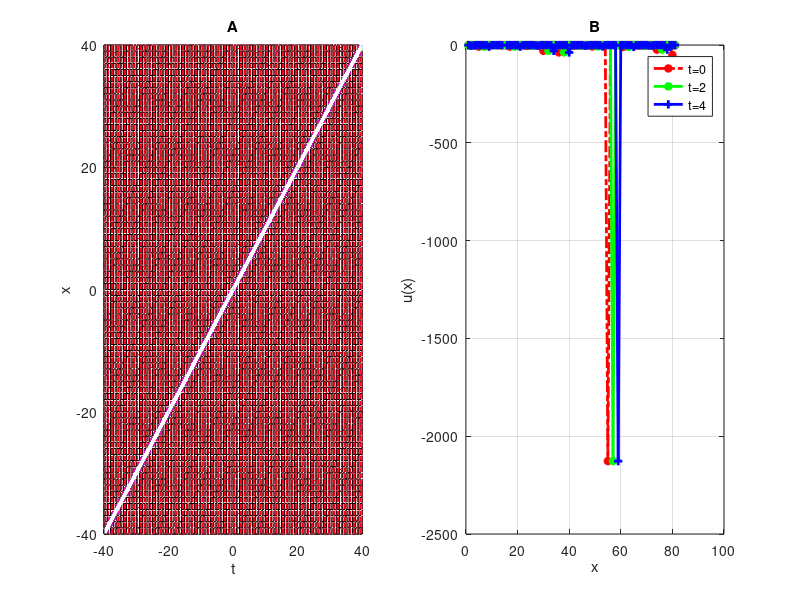

MATLAB code to generate this figure:
clear all;
V = 1;
lamda = 0.5;
xi = 0.0;
mu =0.5;

lowerRange = -40 ; 
uperRange = 40 ; 

u(1,1) = 0;
for x= lowerRange :1:uperRange
for t= lowerRange : 1 : uperRange
    if(lamda*mu > 0)
        cosec = cot( sqrt(lamda*mu)*(x-V*t+xi)) ;
   u(x+    (lowerRange * (-1))+1    ,  t+  (lowerRange * (-1))+1       ) = -(1/6.0) - (1/3)*(lamda*lamda) - (mu*mu) + (1/6)*(V*V)-(2/3)*(lamda*lamda)*(cosec*cosec);
    end
end 
end

%%%%%%%%%%%%%%%%%%%%%%%%%%%%%%%%%%%%%%%%%%%%%%%%%%%%%%%%%%%%%%%%%%%%%%%%%%%%%%%%%%%%%%%
t= lowerRange :1 :uperRange ;

subplot(1,2,1)

%meshz(t,t,u);
hold on;

meshc(t,t,u);
hold on;

surfc(t,t,u);
hold on;

%waterfall(t,t,u);
hold on;
%surfl(t,t,u);
hold on;

grid on;
xlabel('t');
zlabel('u(x,t)');
ylabel('x');
title('A');
colormap hsv
%%%%%%%%%%%%%%%%%%%%%%%%%%%%%%%%%%%%%%%%%%%%%%%%%%%%%%%%%%%%%%%%%%%%%%%%%%%%%%%%%%%%%%%

subplot(1,2,2)
% for t=0
h = u(:,11);
plot(h,'-.r*', 'LineWidth',2)

hold on;
% for t=2
h = u(:,13);
plot(h,'-*g', 'LineWidth',2)
hold on;
% for t=4
h = u(:,15);
plot(h,'-+b', 'LineWidth',2)
hold on;
grid on;

legend('t=0','t=2','t=4');
xlabel('x');
ylabel('u(x)');
title('B');

